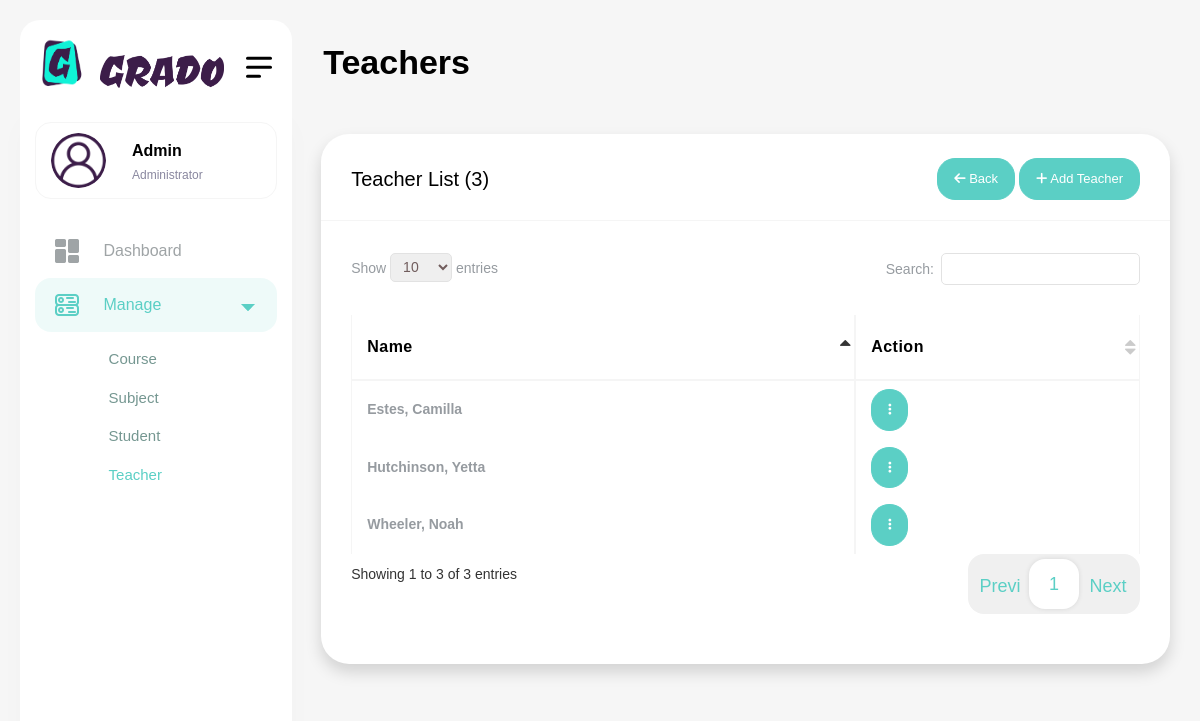
The app's page /admin/index.php?page=teachers (signed in) with its own data.
### tables this page shows
CREATE TABLE `teachers` (
  `id` int(11) NOT NULL,
  `username` text DEFAULT NULL,
  `email` text DEFAULT NULL,
  `password` text DEFAULT NULL,
  `first_name` text DEFAULT NULL,
  `last_name` text DEFAULT NULL,
  `status` text NOT NULL DEFAULT 'pending',
  `created_at` datetime NOT NULL DEFAULT current_timestamp()
);

### autoload.php (called while the page is built, shortened)
<?php
function myAutoLoader($className){
    $classes_path = "classes/";
    $models_path = "models/";
    $extension = ".php";
    $filename = $className . $extension;
}

### classes/Database.php (called while the page is built, shortened)
<?php
class Database{
    protected static $instance = null;
    private $pdo, $query, $error = false, $results, $count = 0, $lastInsertId = null;
    private function __construct(){
        try{
            $this->pdo = new PDO('mysql:host='.Config::get('mysql/host').';dbname='.Config::get('mysql/database'), Config::get('mysql/user'), Config::get('mysql/password'), Config::get('mysql/options'));
        }catch(PDOException $e){
            die('Could not connect to database.'.$e->getMessage());
        }
    }
    public static function getInstance(){
        if(!isset(self::$instance)){
            self::$instance = new Database();
        }
        return self::$instance;
    }
    public function query($sql, $params = []){
        if($this->query = $this->pdo->prepare($sql)){
            if($this->query->execute()){
                $this->results = $this->query->fetchAll(PDO::FETCH_OBJ);
            }else{
                $this->error = true;
            }
        }
        return $this;
    }
    public function results(){
        return $this->results;
    }
}

### classes/Model.php (called while the page is built, shortened)
<?php
class Model{
    protected $db, $table, $data, $error = false, $results, $count, $lastInsertId;
    public function __construct($table){
        $this->db = Database::getInstance();
        $this->table = $table;
    }
    public function findAll($order = ''){
        $this->db->query("SELECT * FROM {$this->table} {$order}");
        return $this->db->results();
    }
}

### classes/Config.php (called while the page is built, shortened)
<?php
class Config
{
    private static $config = [
        'mysql' => [
            'host' => 'localhost',
            'user' => 'root',
            'password' => '',
            'database' => 'grade',
            'options' => [
                PDO::ATTR_ERRMODE => PDO::ERRMODE_EXCEPTION,
                PDO::ATTR_DEFAULT_FETCH_MODE => PDO::FETCH_OBJ,
                PDO::ATTR_EMULATE_PREPARES => false
            ]
        ],
        'app' => [
            'name' => 'Grado',
            'url' => 'http://localhost/grado',
            'version' => '1.0.0',
            'debug' => true
        ],
        'mail' => [
            'host' => 'smtp.gmail.com',
            'port' => 587,
            'username' => 'angelnino.ortega.pixel8@gmail.com',
            'password' => 'ztcvbpolateijnbc',
            'from' => 'angelnino.ortega.pixel8@gmail.com',
            'name' => 'Grado'
        ],
        'pages' => [
            'dashboard' => 'dashboard',
            'curriculums' => 'curriculums',
            'curriculum' => 'curriculum',
            'subjects' => 'subjects',
            'subject' => 'subject',
            'students' => 'students',
            'student' => 'student',
            'teachers' => 'teachers',
            'teacher' => 'teacher',
            'courses' => 'courses',
            'course' => 'course',
            'add-grade' => 'add-grade',
            'users' => 'users',
            'profile' => 'profile',
            'logout' => 'logout'
        ]
    ];
    public static function get($path = null)
    {
        if ($path) {
            $config = self::$config;
            $path = explode('/', $path);
            foreach ($path as $bit) {
                if (isset($config[$bit])) {
                    $config = $config[$bit];
                }
            }
            return $config;
        }
        return false;
    }
}

### admin/teachers.php (the view, shortened to what this page needs)
<?php
$teacher = new Teacher();
$teachers = $teacher->findAll('ORDER BY last_name ASC');
?>
<div class="container-fluid">
    <div class="card shadow">
        <div class="card-header">
            <h5 class="card-title">
                Teacher List (<?= count($teachers); ?>)
            </h5>
            <div class="float-end">
                <a href="javascript:history.back()" class="btn btn-primary btn-sm">
                    <i class="fas fa-arrow-left"></i>
                    Back
                </a>
                <a href="javascript:void(0)" class="btn btn-primary btn-sm" data-bs-toggle="modal" data-bs-target="#createTeacherModal">
                    <i class="fas fa-plus"></i>
                    Add Teacher
                </a>
            </div>
        </div>
        <div class="card-body">
            <div class="table-responsive">
                <table class="table table-hover table-bordered datatable" style="width: 100%">
                    <thead>
                        <tr>
                            <th>Name</th>
                            <th>Action</th>
                        </tr>
                    </thead>
                    <?php foreach ($teachers as $t) : ?>
                        <tr>
                            <td><?= $t->last_name . ', ' . $t->first_name; ?></td>
                            <td>
                                <div class="dropdown">
                                    <a href="javascript:void(0)" class="btn btn-primary btn-sm" data-bs-toggle="dropdown">
                                        <i class="fas fa-ellipsis-v"></i>
                                    </a>
                                </div>
                            </td>
                        <?php endforeach; ?>
                </table>
            </div>
        </div>
    </div>
</div>

### records on screen
teachers: last_name "Estes", first_name "Camilla"
teachers: last_name "Hutchinson", first_name "Yetta"
teachers: last_name "Wheeler", first_name "Noah"

### other values on screen
$title "Teachers"
count($teachers) "3"
